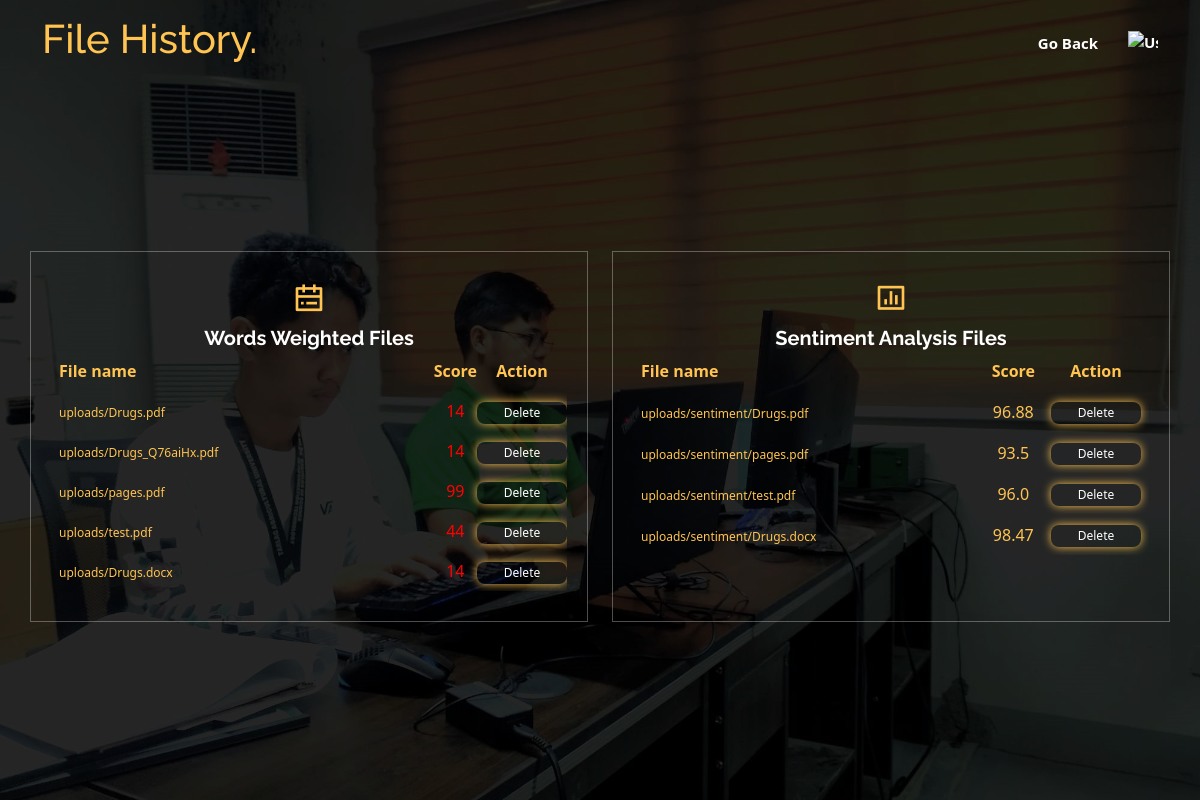
The page /user-files/ (signed in) on the database as committed earlier.
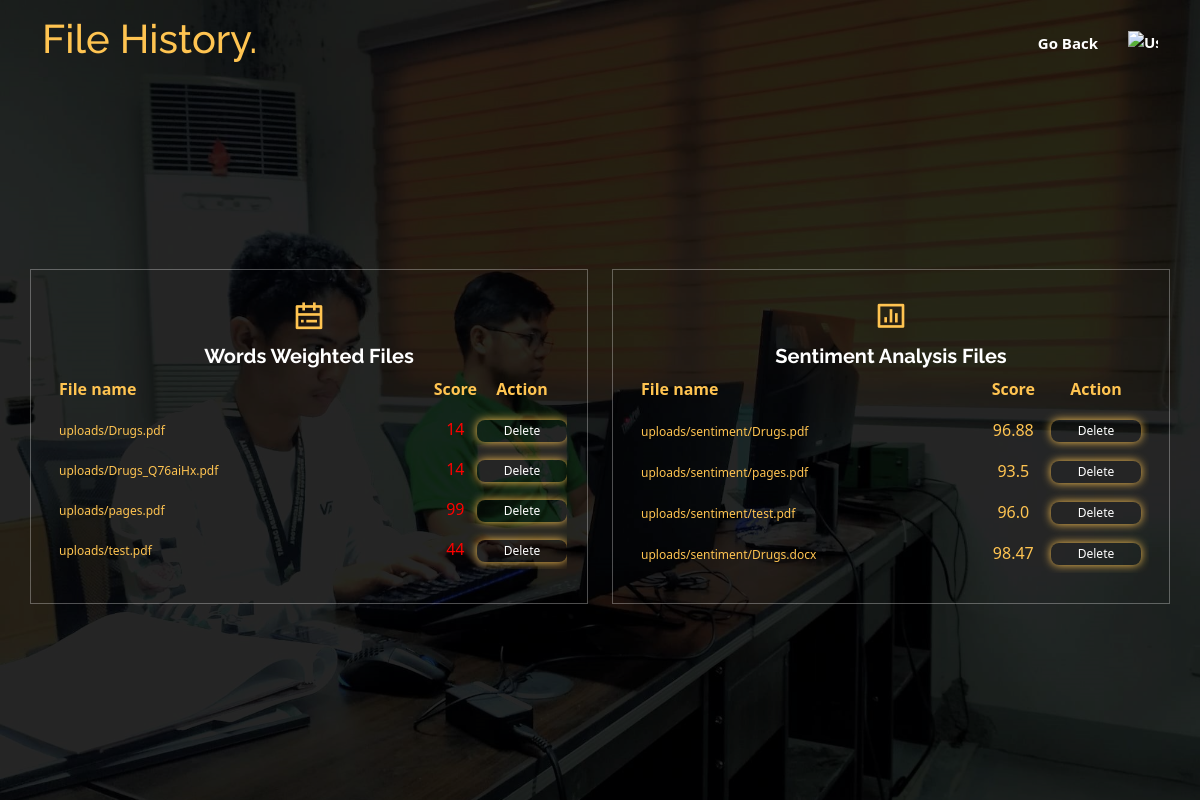
The same page on the database as committed later.
### myApp/models.py (models this page shows, shortened)
class FileKeywordCount(models.Model):
    user = models.ForeignKey(User, on_delete=models.CASCADE)
    file = models.FileField(upload_to='uploads/')
    file_type = models.CharField(max_length=10)
    keyword_count = models.JSONField()
    date_added = models.DateField(default=timezone.now)
    backUp = models.IntegerField(default=1)
    date_backUp = models.DateField(default=timezone.now)

class UploadedFile(models.Model):
    user = models.ForeignKey(get_user_model(), on_delete=models.CASCADE)
    document = models.FileField(upload_to='uploads/sentiment/')
    similarity_score = models.FloatField(null=True, blank=True)
    date_added = models.DateField(default=timezone.now)
    file_type = models.CharField(max_length=100)  # Add the file_type field
    backUp = models.IntegerField(default=1)
    date_backUp = models.DateField(default=timezone.now)

### myApp/views.py (the view)
# urls.py: path('user-files/', views.user_files, name='user_files'),
@login_required
def user_files(request):
    user_files = FileKeywordCount.objects.filter(user=request.user)
    Sentiment_file = UploadedFile.objects.filter(user=request.user)
    if user_files.exists():
        for file_entry in user_files:
            overall_total = sum(data['total'] for data in file_entry.keyword_count.values())
            accept_score = AcceptScore.objects.first()  # Assuming only one accept score exists
            if overall_total == accept_score.score:
                score_description = "Score Passed"
            elif overall_total < accept_score.score:
                score_description = "Failed, Score is Below the passing score"
            else:
                score_description = "Failed, Score is Higher than the passing score"
            file_entry.overall_total = overall_total
            file_entry.score_description = score_description
    else:
        return render(request, 'user_files.html', {'no_data_available': True, 'Sentiment_file': Sentiment_file})
    if Sentiment_file.exists():
        return render(request, 'user_files.html', {'user_files': user_files, 'Sentiment_file': Sentiment_file})
    else:
        return render(request, 'user_files.html', {'no_sentiment_data_available': True, 'user_files': user_files})

### templates/user_files.html (shortened to what the changed rows need)
{% load static %}
<!DOCTYPE html>
<html lang="en">
<head>
    <link href="{% static 'vendor/aos/aos.css' %}" rel="stylesheet">
    <link href="{% static 'vendor/bootstrap/css/bootstrap.min.css' %}" rel="stylesheet">
    <link href="{% static 'vendor/bootstrap-icons/bootstrap-icons.css' %}" rel="stylesheet">
    <link href="{% static 'vendor/boxicons/css/boxicons.min.css' %}" rel="stylesheet">
    <link href="{% static 'vendor/glightbox/css/glightbox.min.css' %}" rel="stylesheet">
    <link href="{% static 'vendor/remixicon/remixicon.css' %}" rel="stylesheet">
    <link href="{% static 'vendor/swiper/swiper-bundle.min.css' %}" rel="stylesheet">
    <link href="{% static 'css/style.css' %}" rel="stylesheet">
</head>
<body>
<header id="header" class="fixed-top ">
    <div class="container d-flex align-items-center justify-content-lg-between">
        <h1 class="me-auto"><a href="#">File History<span>.</span></a></h1>
    </div>
</header>
<section id="hero" class="d-flex align-items-center justify-content-center">
    <div class="container" data-aos="fade-up" style="padding:0;">
        <div class="row gy-4 mt-5 justify-content-center" data-aos="zoom-in" data-aos-delay="250" style="padding:0;">
            <div class="col-xl-2 col-md-4" id="box">
                <div class="icon-box">
                    <div id="insideBox">
                        <table>
                            <tr>
                                <th style="text-align: left;">File name</th>
                                <th style="width: 40px; text-align: center; padding: 0;">Score</th>
                                <th style="width: 90px; padding: 0;">Action</th>
                            </tr>
                            {% if user_files %}
                                {% for file_entry in user_files %}
                                    {% if file_entry.backUp == 1 %}
                                        <tr>
                                            <td><a href="{% url 'file_details' file_entry.id %}" style="font-size: 12px;">{{file_entry.file.name}}</a></td>
                                            <td style="width: 40px; text-align: center;">
                                                {% if file_entry.score_description == "Score Passed" %}
                                                    <span style="color:#FFFFFF;">{{ file_entry.overall_total }}</span>
                                                {% else %}
                                                    <span style="color:red;">{{ file_entry.overall_total }}</span>
                                                {% endif %}</td>
                                            <td  style="width: 90px; padding: 0; padding-right: 0px;">
                                                <form action="{% url 'move_file' file_entry.id %}" method="post">
                                                    <button type="submit" style="font-size: 12px;">Delete</button>
                                                </form>
                                            </td>
                                        </tr>
                                    {% endif %}
                                {% endfor %}
                            {% else %}
                                <p style="color:#FBC150;font-weight: 500;">No Files Uploaded.</p>
                            {% endif %}
                        </table>
                    </div>
                </div>
            </div>
            <div class="col-xl-2 col-md-4" id="box">
                <div class="icon-box">
                    <div id="insideBox">
                        <table>
                            <tr>
                                <th style="text-align: left;">File name</th>
                                <th style="width: 40px; text-align: center;">Score</th>
                                <th style="width: 90px;">Action</th>
                            </tr>
                            {% if Sentiment_file %}
                                {% for uploaded_file in Sentiment_file %}
                                    {% if uploaded_file.backUp == 1 %}
                                        <tr>
                                            <td><a href="{{ uploaded_file.document.url }}" style="font-size: 12px;">{{ uploaded_file.document.name }}</a></td>
                                            <td style="width: 40px; text-align: center;">{{uploaded_file.similarity_score }}</td>
                                            <td style="width: 90px;">
                                                <form action="{% url 'move_file' uploaded_file.id %}" method="post">
                                                    <button type="submit" style="font-size: 12px;">Delete</button>
                                                </form>
                                            </td>
                                        </tr>
                                    {% endif %}
                                {% endfor %}
                            {% else %}
                                <p style="color:#FBC150;font-weight: 500;">No Files Uploaded.</p>
                            {% endif %}
                        </table>
                    </div>
                </div>
            </div>
        </div>
    </div>
</section>
</body>
</html>

Rows that differ between the two databases and show on the page:
removed FileKeywordCount: file.name "uploads/Drugs.docx", overall_total "14"
